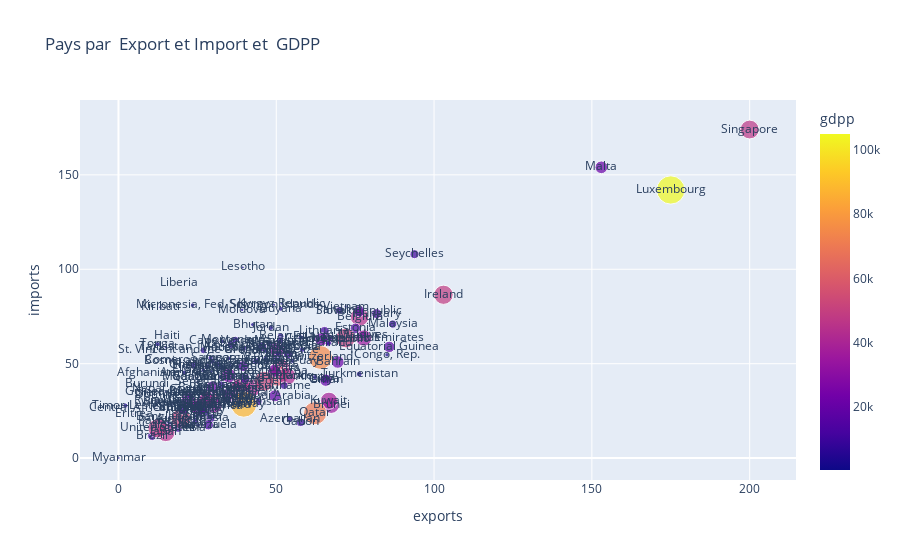

The notebook cell saved with this chart:
### Code cell
plt.figure(figsize=(50, 50))
px.scatter(data_frame=df, x='exports', y='imports',size='gdpp', text='country', color='gdpp', title='Pays par  Export et Import et  GDPP')

### Figure 1 — Plotly figure (JSON) as saved in the notebook; plotly's stock layout.template omitted (floating-point values rounded to 4 significant figures; data arrays with more than 128 entries replaced by an {"elided": "..."} marker saying what was removed)
{"data": [{"hovertemplate": "exports=%{x}<br>imports=%{y}<br>gdpp=%{marker.color}<br>country=%{text}<extra></extra>", "legendgroup": "", "marker": {"color": {"elided": "167 int values"}, "coloraxis": "coloraxis", "size": {"elided": "167 int values"}, "sizemode": "area", "sizeref": 262.5, "symbol": "circle"}, "mode": "markers+text", "name": "", "orientation": "v", "showlegend": false, "text": {"elided": "167 str values"}, "type": "scatter", "x": {"elided": "167 float values"}, "xaxis": "x", "y": {"elided": "167 float values"}, "yaxis": "y"}], "layout": {"coloraxis": {"colorbar": {"title": {"text": "gdpp"}}, "colorscale": [[0, "#0d0887"], [0.1111, "#46039f"], [0.2222, "#7201a8"], [0.3333, "#9c179e"], [0.4444, "#bd3786"], [0.5556, "#d8576b"], [0.6667, "#ed7953"], [0.7778, "#fb9f3a"], [0.8889, "#fdca26"], [1, "#f0f921"]]}, "legend": {"itemsizing": "constant", "tracegroupgap": 0}, "title": {"text": "Pays par  Export et Import et  GDPP"}, "xaxis": {"anchor": "y", "domain": [0, 1], "title": {"text": "exports"}}, "yaxis": {"anchor": "x", "domain": [0, 1], "title": {"text": "imports"}}}}
